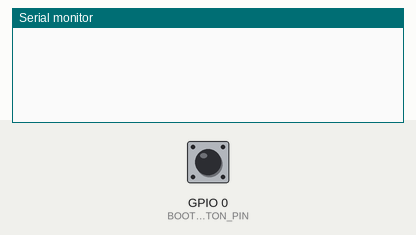
Bench run of a sketch on a simulated ESP32. On the bench: the last lines printed to the serial monitor. Inputs (shaded band) come from the test bench; at power-on: GPIO 0 (BOOT_BUTTON_PIN) HIGH.

Above: at 1.2 s.
1.3 s: GPIO 0 (BOOT_BUTTON_PIN) pulled LOW for 0.15 s
At 2.6 s:
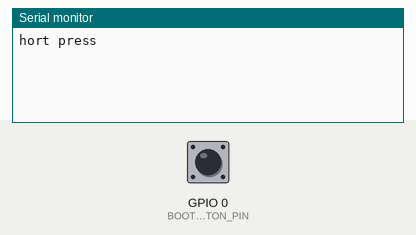
3.4 s: GPIO 0 (BOOT_BUTTON_PIN) pulled LOW for 3.2 s
At 5.9 s:
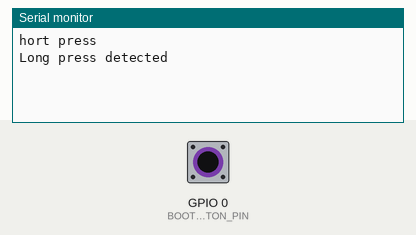
8.1 s: GPIO 0 (BOOT_BUTTON_PIN) pulsed LOW 2 times (0.12 s each, 0.3 s apart)
At 8.9 s:
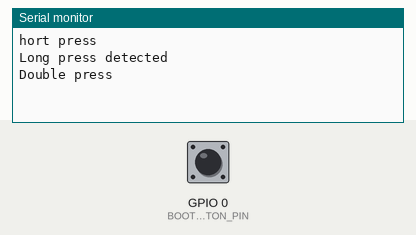

Measured:
- after the input at 1.3 s, the serial monitor: prints a new line after 0.65 s (image 1)
- after the input at 3.4 s, the serial monitor: prints a new line after 2.0 s (image 2)
- after the input at 8.1 s, the serial monitor: prints a new line after 0.42 s (image 3)

The sketch:

button.ino
```cpp
#include <Arduino.h>

// Пин для кнопки Boot
#define BOOT_BUTTON_PIN 0

// Переменные для отслеживания состояния кнопки
unsigned long buttonPressStartTime = 0;
bool buttonPressed = false;
bool buttonHandled = false;
unsigned long lastPressTime = 0;
bool flagRaised = false;
unsigned long flagRaiseTime = 0;
const unsigned long debounceDelay = 200; // Задержка для устранения дребезга
const unsigned long doublePressDelay = 1000; // Задержка для определения двойного нажатия
const unsigned long flagRaiseDuration = 500; // Длительность поднятия флага

void setup() {
  // Инициализация последовательного порта для отладки
  Serial.begin(115200);

  // Настраиваем пин кнопки Boot как вход с подтяжкой вверх
  pinMode(BOOT_BUTTON_PIN, INPUT_PULLUP);
}

void loop() {
  // Считываем состояние кнопки Boot
  int bootButtonState = digitalRead(BOOT_BUTTON_PIN);

  // Если кнопка нажата
  if (bootButtonState == LOW) {
    if (!buttonPressed) {
      buttonPressStartTime = millis();
      buttonPressed = true;
      buttonHandled = false;
    }

    // Если кнопка удерживается более 2 секунд и еще не была обработана
    if (buttonPressed && !buttonHandled && (millis() - buttonPressStartTime >= 2000)) {
      Serial.println("Long press detected");
      buttonHandled = true;
    }
  } else {
    if (buttonPressed && !buttonHandled && (millis() - lastPressTime > debounceDelay)) {
      if (millis() - lastPressTime < doublePressDelay) {
        Serial.println("Double press");
        flagRaised = false; // Сбрасываем флаг, чтобы не выводить "hort press"
      } else {
        if (!flagRaised) {
          flagRaised = true;
          flagRaiseTime = millis();
        }
      }
      buttonHandled = true;
      lastPressTime = millis();
    }
    buttonPressed = false; // Сбрасываем флаг нажатия, если кнопка отпущена
  }

  // Проверяем, не прошла ли секунда с момента поднятия флага
  if (flagRaised && (millis() - flagRaiseTime >= flagRaiseDuration)) {
    flagRaised = false;
    Serial.println("hort press");
  }
}
```
